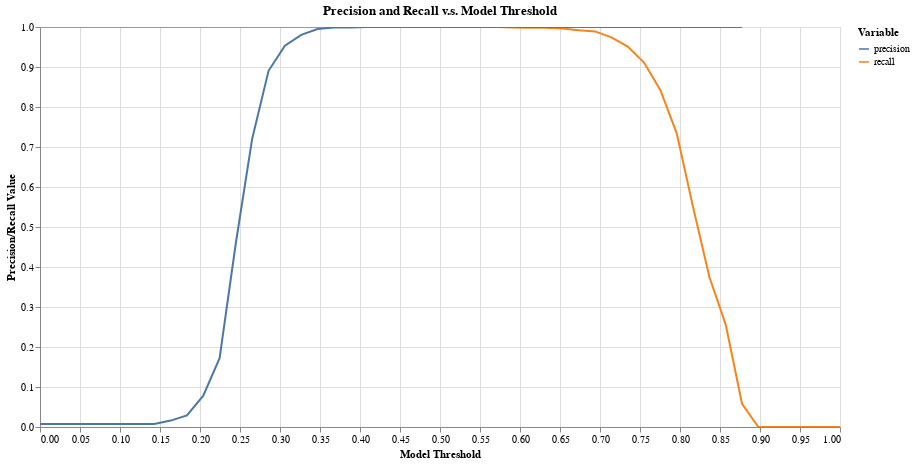

Here is the notebook cell this chart was saved with:
### Code cell
tutorial.plot_precision_recall_vs_threshold(df_eval)

### Figure 1 — Vega-Lite specification as saved in the notebook (floating-point values rounded to 4 significant figures)
{"config": {"view": {"continuousWidth": 400, "continuousHeight": 300}}, "data": {"name": "data-4448b41400c15229cb59b2ab4b5c6cd8"}, "mark": "line", "encoding": {"color": {"type": "nominal", "field": "variable", "legend": {"title": "Variable"}}, "tooltip": [{"type": "nominal", "field": "variable"}, {"type": "quantitative", "field": "threshold"}, {"type": "quantitative", "field": "value"}], "x": {"type": "quantitative", "axis": {"title": "Model Threshold"}, "field": "threshold"}, "y": {"type": "quantitative", "axis": {"title": "Precision/Recall Value"}, "field": "value", "scale": {"domain": [0, 1]}}}, "height": 400, "selection": {"selector003": {"type": "interval", "bind": "scales", "encodings": ["x", "y"]}}, "title": "Precision and Recall v.s. Model Threshold", "width": 800, "$schema": "https://vega.github.io/schema/vega-lite/v4.8.1.json", "datasets": {"data-4448b41400c15229cb59b2ab4b5c6cd8": [{"threshold": 0.0, "variable": "recall", "value": 1.0}, {"threshold": 0.02041, "variable": "recall", "value": 1.0}, {"threshold": 0.04082, "variable": "recall", "value": 1.0}, {"threshold": 0.06122, "variable": "recall", "value": 1.0}, {"threshold": 0.08163, "variable": "recall", "value": 1.0}, {"threshold": 0.102, "variable": "recall", "value": 1.0}, {"threshold": 0.1224, "variable": "recall", "value": 1.0}, {"threshold": 0.1429, "variable": "recall", "value": 1.0}, {"threshold": 0.1633, "variable": "recall", "value": 1.0}, {"threshold": 0.1837, "variable": "recall", "value": 1.0}, {"threshold": 0.2041, "variable": "recall", "value": 1.0}, {"threshold": 0.2245, "variable": "recall", "value": 1.0}, {"threshold": 0.2449, "variable": "recall", "value": 1.0}, {"threshold": 0.2653, "variable": "recall", "value": 1.0}, {"threshold": 0.2857, "variable": "recall", "value": 1.0}, {"threshold": 0.3061, "variable": "recall", "value": 1.0}, {"threshold": 0.3265, "variable": "recall", "value": 1.0}, {"threshold": 0.3469, "variable": "recall", "value": 1.0}, {"threshold": 0.3673, "variable": "recall", "value": 1.0}, {"threshold": 0.3878, "variable": "recall", "value": 1.0}, {"threshold": 0.4082, "variable": "recall", "value": 1.0}, {"threshold": 0.4286, "variable": "recall", "value": 1.0}, {"threshold": 0.449, "variable": "recall", "value": 1.0}, {"threshold": 0.4694, "variable": "recall", "value": 1.0}, {"threshold": 0.4898, "variable": "recall", "value": 1.0}, {"threshold": 0.5102, "variable": "recall", "value": 1.0}, {"threshold": 0.5306, "variable": "recall", "value": 1.0}, {"threshold": 0.551, "variable": "recall", "value": 1.0}, {"threshold": 0.5714, "variable": "recall", "value": 1.0}, {"threshold": 0.5918, "variable": "recall", "value": 0.999}, {"threshold": 0.6122, "variable": "recall", "value": 0.998}, {"threshold": 0.6327, "variable": "recall", "value": 0.998}, {"threshold": 0.6531, "variable": "recall", "value": 0.996}, {"threshold": 0.6735, "variable": "recall", "value": 0.992}, {"threshold": 0.6939, "variable": "recall", "value": 0.989}, {"threshold": 0.7143, "variable": "recall", "value": 0.974}, {"threshold": 0.7347, "variable": "recall", "value": 0.951}, {"threshold": 0.7551, "variable": "recall", "value": 0.911}, {"threshold": 0.7755, "variable": "recall", "value": 0.842}, {"threshold": 0.7959, "variable": "recall", "value": 0.734}, {"threshold": 0.8163, "variable": "recall", "value": 0.55}, {"threshold": 0.8367, "variable": "recall", "value": 0.375}, {"threshold": 0.8571, "variable": "recall", "value": 0.256}, {"threshold": 0.8776, "variable": "recall", "value": 0.058}, {"threshold": 0.898, "variable": "recall", "value": 0.0}, {"threshold": 0.9184, "variable": "recall", "value": 0.0}, {"threshold": 0.9388, "variable": "recall", "value": 0.0}, {"threshold": 0.9592, "variable": "recall", "value": 0.0}, {"threshold": 0.9796, "variable": "recall", "value": 0.0}, {"threshold": 1.0, "variable": "recall", "value": 0.0}, {"threshold": 0.0, "variable": "precision", "value": 0.00765}, {"threshold": 0.02041, "variable": "precision", "value": 0.00765}, {"threshold": 0.04082, "variable": "precision", "value": 0.00765}, {"threshold": 0.06122, "variable": "precision", "value": 0.00765}, {"threshold": 0.08163, "variable": "precision", "value": 0.00765}, {"threshold": 0.102, "variable": "precision", "value": 0.00765}, {"threshold": 0.1224, "variable": "precision", "value": 0.00765}, {"threshold": 0.1429, "variable": "precision", "value": 0.00765}, {"threshold": 0.1633, "variable": "precision", "value": 0.01601}, {"threshold": 0.1837, "variable": "precision", "value": 0.0289}, {"threshold": 0.2041, "variable": "precision", "value": 0.07819}, {"threshold": 0.2245, "variable": "precision", "value": 0.172}, {"threshold": 0.2449, "variable": "precision", "value": 0.4613}, {"threshold": 0.2653, "variable": "precision", "value": 0.7215}, {"threshold": 0.2857, "variable": "precision", "value": 0.8905}, {"threshold": 0.3061, "variable": "precision", "value": 0.9533}, {"threshold": 0.3265, "variable": "precision", "value": 0.9804}, {"threshold": 0.3469, "variable": "precision", "value": 0.995}, {"threshold": 0.3673, "variable": "precision", "value": 0.999}, {"threshold": 0.3878, "variable": "precision", "value": 0.999}, {"threshold": 0.4082, "variable": "precision", "value": 1.0}, {"threshold": 0.4286, "variable": "precision", "value": 1.0}, {"threshold": 0.449, "variable": "precision", "value": 1.0}, {"threshold": 0.4694, "variable": "precision", "value": 1.0}, {"threshold": 0.4898, "variable": "precision", "value": 1.0}, {"threshold": 0.5102, "variable": "precision", "value": 1.0}, {"threshold": 0.5306, "variable": "precision", "value": 1.0}, {"threshold": 0.551, "variable": "precision", "value": 1.0}, {"threshold": 0.5714, "variable": "precision", "value": 1.0}, {"threshold": 0.5918, "variable": "precision", "value": 1.0}, {"threshold": 0.6122, "variable": "precision", "value": 1.0}, {"threshold": 0.6327, "variable": "precision", "value": 1.0}, {"threshold": 0.6531, "variable": "precision", "value": 1.0}, {"threshold": 0.6735, "variable": "precision", "value": 1.0}, {"threshold": 0.6939, "variable": "precision", "value": 1.0}, {"threshold": 0.7143, "variable": "precision", "value": 1.0}, {"threshold": 0.7347, "variable": "precision", "value": 1.0}, {"threshold": 0.7551, "variable": "precision", "value": 1.0}, {"threshold": 0.7755, "variable": "precision", "value": 1.0}, {"threshold": 0.7959, "variable": "precision", "value": 1.0}, {"threshold": 0.8163, "variable": "precision", "value": 1.0}, {"threshold": 0.8367, "variable": "precision", "value": 1.0}, {"threshold": 0.8571, "variable": "precision", "value": 1.0}, {"threshold": 0.8776, "variable": "precision", "value": 1.0}, {"threshold": 0.898, "variable": "precision", "value": null}, {"threshold": 0.9184, "variable": "precision", "value": null}, {"threshold": 0.9388, "variable": "precision", "value": null}, {"threshold": 0.9592, "variable": "precision", "value": null}, {"threshold": 0.9796, "variable": "precision", "value": null}, {"threshold": 1.0, "variable": "precision", "value": null}]}}
